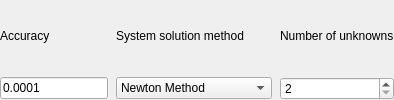
            <widget class="QWidget" name="HeaderCalcualtorWidget" native="true">
             <property name="sizePolicy">
              <sizepolicy hsizetype="Preferred" vsizetype="Maximum">
               <horstretch>0</horstretch>
               <verstretch>0</verstretch>
              </sizepolicy>
             </property>
             <property name="maximumSize">
              <size>
               <width>16777215</width>
               <height>120</height>
              </size>
             </property>
             <layout class="QGridLayout" name="gridLayout">
              <property name="leftMargin">
               <number>0</number>
              </property>
              <property name="topMargin">
               <number>0</number>
              </property>
              <property name="rightMargin">
               <number>0</number>
              </property>
              <property name="bottomMargin">
               <number>0</number>
              </property>
              <property name="horizontalSpacing">
               <number>8</number>
              </property>
              <property name="verticalSpacing">
               <number>5</number>
              </property>
              <item row="1" column="2">
               <widget class="QSpinBox" name="SpinUknownBox">
                <property name="minimum">
                 <number>2</number>
                </property>
                <property name="maximum">
                 <number>5</number>
                </property>
               </widget>
              </item>
              <item row="1" column="1">
               <widget class="QComboBox" name="MethodsBox">
                <item>
                 <property name="text">
                  <string>Newton Method</string>
                 </property>
                </item>
                <item>
                 <property name="text">
                  <string>Broyden Method</string>
                 </property>
                </item>
                <item>
                 <property name="text">
                  <string>Seidel method</string>
                 </property>
                </item>
                <item>
                 <property name="text">
                  <string>Method simple iteration</string>
                 </property>
                </item>
               </widget>
              </item>
              <item row="0" column="0">
               <widget class="QLabel" name="label_3">
                <property name="text">
                 <string>Accuracy</string>
                </property>
               </widget>
              </item>
              <item row="0" column="1">
               <widget class="QLabel" name="label_2">
                <property name="text">
                 <string>System solution method</string>
                </property>
               </widget>
              </item>
              <item row="0" column="2">
               <widget class="QLabel" name="label_5">
                <property name="text">
                 <string>Number of unknowns</string>
                </property>
               </widget>
              </item>
              <item row="1" column="0">
               <widget class="QLineEdit" name="AccuracyLine">
                <property name="text">
                 <string>0.0001</string>
                </property>
                <property name="maxLength">
                 <number>8</number>
                </property>
               </widget>
              </item>
             </layout>
            </widget>
